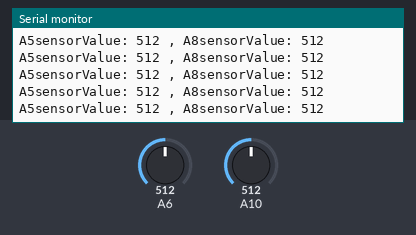
The sketch below on a simulated Arduino Mega 2560, built with avr-gcc and run on an emulated ATmega2560. Parts: the last lines printed to the serial monitor. The test bench sets the inputs (shaded band); at power-on: A6 = 512, A10 = 512.

Above: at 1.2 s.
1.3 s: A6 set to 105
At 1.43 s:
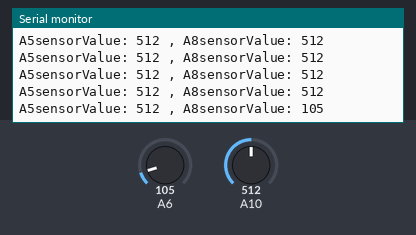
4.3 s: A6 set to 89
At 4.33 s:
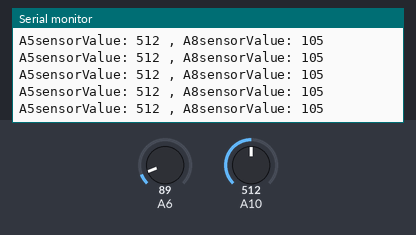
5.8 s: A10 set to 106
At 5.83 s:
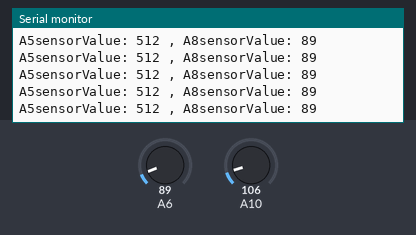
7.3 s: A10 set to 93
At 7.33 s:
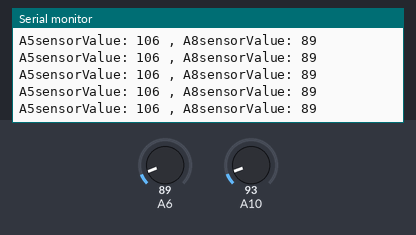
10.3 s: A6 set to 11
At 10.33 s:
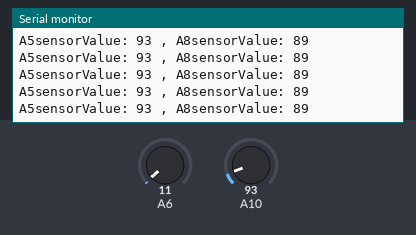
13.3 s: A6 set to 8
At 13.33 s:
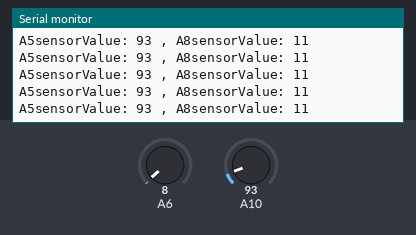
Timing chart, 0 to 16.3 s (numbered marks = the images above; inputs shaded):
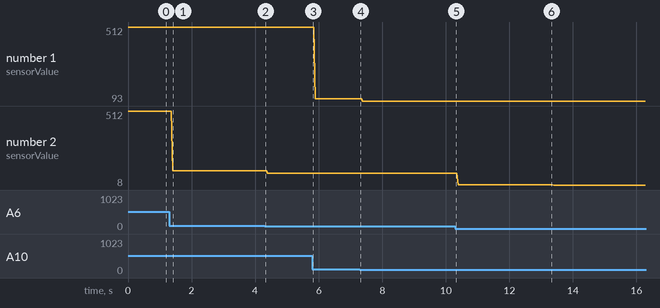

Measured:
- after the input at 1.3 s, the serial monitor: prints a new line after 0.11 s (image 1)
- plotted number 1: 512 → 106 after the input at 5.8 s, 106 → 93 after the input at 7.3 s
- plotted number 2: 512 → 105 after the input at 1.3 s, 105 → 89 after the input at 4.3 s, 89 → 11 after the input at 10.3 s

The sketch:

readpots_v2.ino
```cpp
// Read sensor vals

// Sensors
int A5_SensorPin = 26;            // A5
int A8_SensorPin = 38;            // A8


void setup() {
   /// Start serials
  Serial.begin(9600);            // To PC (for debug)


}

void loop() {
  // put your main code here, to run repeatedly:
  // read the input on analog pin 0:
  int A5sensorValue = analogRead(A5_SensorPin);
  int A8sensorValue = analogRead(A8_SensorPin);
  // print out the value you read:
  Serial.print("A5sensorValue: ");
  Serial.print(A5sensorValue);
  Serial.print(" , A8sensorValue: ");
  Serial.println(A8sensorValue);
  delay(1);        // delay in between reads for stability
}
```
